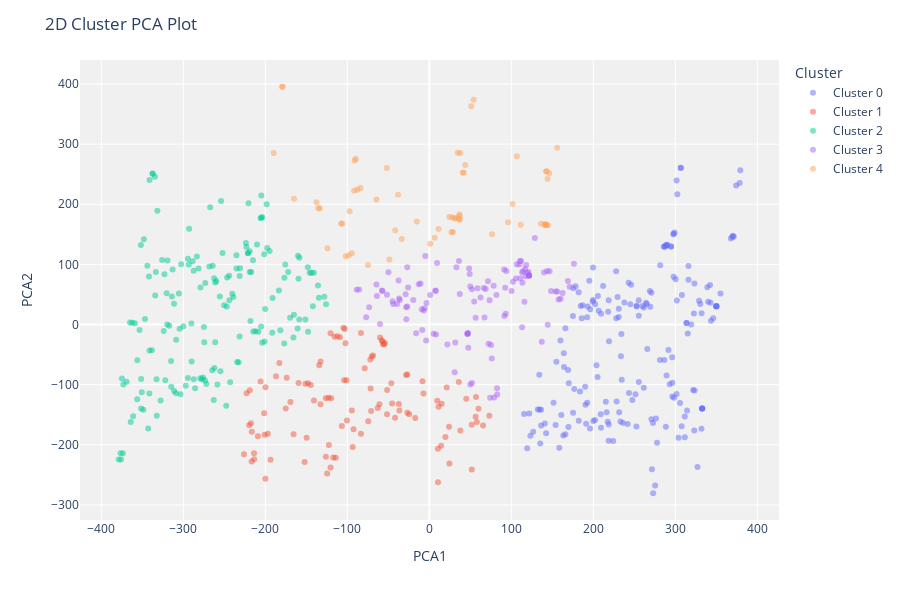

Notebook cell for this chart:
### Code cell
plot_model(kmeans)

### Figure 1 — Plotly figure (JSON) as saved in the notebook; plotly's stock layout.template omitted (floating-point values rounded to 4 significant figures; data arrays with more than 128 entries replaced by an {"elided": "..."} marker saying what was removed)
{"data": [{"customdata": {"elided": "187x1 int values"}, "hovertemplate": "Cluster=Cluster 0<br>PCA1=%{x}<br>PCA2=%{y}<br>Feature=%{customdata[0]}<extra></extra>", "legendgroup": "Cluster 0", "marker": {"color": "#636efa", "opacity": 0.5, "symbol": "circle"}, "mode": "markers", "name": "Cluster 0", "orientation": "v", "showlegend": true, "textposition": "top center", "type": "scatter", "x": {"elided": "187 float values"}, "xaxis": "x", "y": {"elided": "187 float values"}, "yaxis": "y"}, {"customdata": [[6], [3], [345], [null], [259], [null], [null], [573], [231], [333], [null], [236], [335], [null], [419], [2], [51], [240], [413], [246], [260], [416], [422], [42], [265], [564], [301], [null], [299], [561], [null], [null], [null], [294], [558], [370], [27], [null], [401], [556], [285], [14], [13], [386], [550], [318], [null], [362], [570], [393], [563], [6], [397], [null], [533], [534], [null], [133], [447], [136], [451], [140], [453], [188], [141], [511], [143], [94], [null], [456], [181], [null], [178], [460], [466], [155], [156], [505], [158], [162], [132], [163], [508], [166], [null], [461], [172], [474], [164], [445], [194], [null], [null], [201], [102], [215], [128], [208], [526], [531], [65], [117], [217], [61], [445], [204], [null], [null]], "hovertemplate": "Cluster=Cluster 1<br>PCA1=%{x}<br>PCA2=%{y}<br>Feature=%{customdata[0]}<extra></extra>", "legendgroup": "Cluster 1", "marker": {"color": "#EF553B", "opacity": 0.5, "symbol": "circle"}, "mode": "markers", "name": "Cluster 1", "orientation": "v", "showlegend": true, "textposition": "top center", "type": "scatter", "x": [-216.7, 45.08, -199.8, -117.2, -222.8, -26.89, -219.6, -187.0, -126.2, -216.4, -120.4, -101.0, -102.2, 35.92, -165.6, -122.8, -41.76, 73.18, -175.1, 10.6, -46.37, -173.8, 10.5, -45.33, -17.17, -94.44, -218.9, 24.53, -201.5, -213.6, -134.3, -57.01, -108.9, -151.0, -71.92, 15.03, -104.6, -103.2, -60.82, -152.1, -205.8, -71.57, -51.6, -60.13, 56.52, -74.45, -37.14, -200.8, -36.49, -68.71, -119.7, -70.94, -120.4, -140.7, -54.01, -115.6, 37.86, -83.33, 24.07, 51.8, 11.24, -122.5, -106.7, -55.35, -149.6, -124.5, 59.98, -7.142, -70.07, -132.5, -78.8, -147.9, -103.9, -28.27, -159.4, -111.9, 51.7, -93.49, -144.5, -193.6, -200.0, -92.4, 57.91, -114.1, -83.35, 56.91, -213.7, -196.9, -26.77, 9.667, 65.49, -182.9, 14.41, -209.0, -24.57, -56.3, -226.0, 21.19, -100.4, -217.5, -57.97, -126.1, -169.4, -51.45, -8.352, 19.61, -62.93, -132.7], "xaxis": "x", "y": [-227.6, -123.4, -104.4, -221.3, -114.2, -82.93, -167.3, -85.89, -122.5, -178.3, -14.47, -92.5, -31.29, -95.48, -182.5, -121.8, -155.1, -151.8, -139.5, -262.2, -97.83, -88.5, -206.5, -131.4, -155.2, -143.0, -109.4, -231.2, -147.7, -223.8, -67.74, -27.59, -21.11, -98.47, -58.09, -131.6, -5.506, -7.538, -132.4, -228.7, -94.93, -106.2, -149.0, -21.63, -153.2, -160.7, -132.1, -183.3, -143.0, -51.55, -122.6, -143.9, -237.7, -126.2, -30.6, -20.29, -176.0, -14.11, -170.2, -241.0, -136.5, -200.2, -168.8, -32.94, -188.3, -247.8, -140.2, -114.6, -53.07, -61.63, -72.75, -97.68, -92.61, -83.82, -97.16, -19.52, -166.8, -203.6, -100.7, -225.0, -256.6, -174.2, -162.2, -221.7, -181.7, -120.6, -214.2, -181.6, -146.8, -126.7, -167.9, -64.08, -201.7, -185.8, -149.0, -32.94, -215.6, -104.8, -159.4, -164.0, -26.63, -219.8, -128.8, -109.0, -94.41, -187.1, -138.6, -132.6], "yaxis": "y"}, {"customdata": {"elided": "165x1 int values"}, "hovertemplate": "Cluster=Cluster 2<br>PCA1=%{x}<br>PCA2=%{y}<br>Feature=%{customdata[0]}<extra></extra>", "legendgroup": "Cluster 2", "marker": {"color": "#00cc96", "opacity": 0.5, "symbol": "circle"}, "mode": "markers", "name": "Cluster 2", "orientation": "v", "showlegend": true, "textposition": "top center", "type": "scatter", "x": {"elided": "165 float values"}, "xaxis": "x", "y": {"elided": "165 float values"}, "yaxis": "y"}, {"customdata": [[124], [23], [null], [123], [66], [null], [479], [479], [137], [142], [146], [null], [148], [8], [575], [null], [467], [21], [15], [107], [559], [528], [524], [522], [64], [62], [515], [74], [null], [57], [161], [null], [506], [87], [504], [116], [543], [93], [96], [41], [547], [548], [null], [551], [null], [495], [104], [492], [108], [null], [null], [503], [83], [458], [273], [310], [267], [367], [null], [258], [257], [372], [255], [253], [249], [366], [377], [null], [323], [254], [237], [308], [373], [300], [381], [null], [297], [289], [284], [389], [376], [384], [282], [386], [304], [null], [null], [384], [230], [null], [null], [195], [446], [351], [325], [452], [187], [null], [326], [207], [212], [null], [null], [212], [181], [425], [171], [427], [434], [null], [173], [176], [224], [221], [339], [174], [332]], "hovertemplate": "Cluster=Cluster 3<br>PCA1=%{x}<br>PCA2=%{y}<br>Feature=%{customdata[0]}<extra></extra>", "legendgroup": "Cluster 3", "marker": {"color": "#ab63fa", "opacity": 0.5, "symbol": "circle"}, "mode": "markers", "name": "Cluster 3", "orientation": "v", "showlegend": true, "textposition": "top center", "type": "scatter", "x": [49.89, 67.26, -9.245, -63.89, 143.7, -26.94, 176.4, -25.9, -44.0, -19.6, -39.24, 93.93, -49.86, 72.23, -5.715, 33.03, 73.5, 79.0, 8.037, 0.9829, -6.766, 121.6, -85.56, 162.5, 153.9, 144.4, 91.27, 9.402, 62.42, 74.12, -28.26, 31.63, 114.5, 92.53, 37.14, -57.14, 36.16, 116.0, 78.49, 111.0, 47.52, 7.077, 137.1, 93.24, 22.01, 105.6, 110.6, 111.8, 49.92, -51.66, 139.9, 54.73, 117.5, 157.7, -36.07, 113.5, 51.96, 75.3, 155.9, -76.98, -88.53, -64.49, 91.43, 160.0, 121.6, -57.75, 169.0, -28.01, -26.89, 68.77, 46.55, -10.69, 148.5, 5.264, -36.8, -37.5, -12.84, 49.24, 71.55, 52.07, 113.2, 121.6, 66.48, -4.854, 116.8, 100.3, 146.6, 121.6, 82.82, 113.1, -73.4, -3.883, -3.347, 58.84, 81.9, 128.7, -60.16, 171.1, 120.8, 118.1, -16.11, 119.7, -8.591, 47.17, -28.88, 109.9, 76.15, 102.0, 56.45, 46.61, 82.6, 30.89, -44.84, 8.135, 48.56, 46.49, 106.7], "xaxis": "x", "y": [63.21, 11.69, 25.32, 47.5, 89.16, 95.21, 101.2, 61.62, 34.19, 40.91, 34.17, 88.97, 87.14, -32.1, 27.27, 95.23, 40.51, -121.4, 56.36, 49.01, 23.34, 81.63, 58.33, 52.28, 55.13, -0.5254, 91.69, 102.1, 44.83, -121.6, 28.74, -29.91, 88.51, 61.21, 50.8, 55.57, 105.5, 37.83, 64.44, 77.14, -38.77, 56.38, -28.65, 17.88, -33.4, 76.55, 105.4, 105.7, -99.76, 49.47, 86.54, 38.26, 80.35, 41.64, 40.91, 69.32, -97.22, -34.02, 54.94, 12.13, 57.82, 66.59, 14.36, 42.94, 81.63, 56.64, 72.52, 8.871, 30.16, 59.19, -15.35, 68.26, 55.96, -15.49, 43.25, 73.16, 66.96, 84.08, 71.8, 58.73, 86.98, 81.63, 60.88, 113.9, 92.54, 55.69, 88.53, 81.63, -116.2, -4.688, 28.69, -26.55, 35.61, 60.23, 49.09, 143.8, 1.015, 62.96, 87.45, 99.17, -14.32, 85.85, -9.146, -13.92, 50.15, 99.67, -56.63, 71.33, 11.14, -15.45, -105.8, -79.51, 38.69, -16.62, 93.18, -15.26, 100.3], "yaxis": "y"}, {"customdata": [[336], [337], [7], [541], [308], [359], [9], [10], [549], [329], [null], [32], [555], [17], [555], [365], [319], [356], [null], [562], [38], [309], [463], [380], [103], [null], [null], [109], [428], [120], [206], [null], [null], [199], [196], [null], [450], [150], [183], [342], [200], [238], [243], [null], [55], [530], [525], [523], [68], [null], [null], [462], [516], [272], [null], [null], [76], [80], [399], [252], [94], [538], [341]], "hovertemplate": "Cluster=Cluster 4<br>PCA1=%{x}<br>PCA2=%{y}<br>Feature=%{customdata[0]}<extra></extra>", "legendgroup": "Cluster 4", "marker": {"color": "#FFA15A", "opacity": 0.5, "symbol": "circle"}, "mode": "markers", "name": "Cluster 4", "orientation": "v", "showlegend": true, "textposition": "top center", "type": "scatter", "x": [-33.62, 40.59, -15.26, 141.3, -179.4, -64.56, 156.0, -48.75, -106.2, -189.8, -91.69, 95.94, 142.3, 142.7, 31.99, 36.75, 36.64, -94.43, 1.18, 6.59, 28.79, 41.88, 36.17, 146.2, 34.6, 37.74, 76.44, 144.7, -97.22, 106.7, 143.1, -107.6, -87.89, 11.28, -51.9, 111.4, 54.04, 24.33, -38.15, 136.1, 27.06, -91.09, -101.9, 144.2, -165.0, 27.86, -124.2, -74.76, -89.75, 101.5, 140.7, 30.93, -179.1, -133.4, -41.63, 142.4, -137.6, 43.78, 37.26, -98.17, -135.4, -84.01, 51.16], "xaxis": "x", "y": [142.0, 252.9, 171.5, 167.1, 395.4, 207.8, 294.1, 108.2, 167.5, 285.4, 222.6, 170.0, 166.1, 165.4, 177.3, 183.0, 180.4, 118.5, 134.2, 144.2, 153.8, 252.4, 175.6, 251.7, 285.7, 285.3, 150.0, 165.2, 188.3, 280.0, 254.7, 168.0, 224.0, 158.7, 260.2, 166.0, 374.0, 178.8, 215.9, 167.5, 153.7, 272.6, 113.6, 241.9, 209.3, 178.4, 126.8, 98.92, 275.5, 200.4, 165.6, 176.1, 395.2, 193.4, 156.9, 254.6, 203.2, 265.1, 174.2, 115.3, 193.5, 227.0, 362.9], "yaxis": "y"}], "layout": {"height": 600, "legend": {"title": {"text": "Cluster"}, "tracegroupgap": 0}, "margin": {"t": 60}, "plot_bgcolor": "rgb(240,240,240)", "title": {"text": "2D Cluster PCA Plot"}, "xaxis": {"anchor": "y", "domain": [0, 1], "title": {"text": "PCA1"}}, "yaxis": {"anchor": "x", "domain": [0, 1], "title": {"text": "PCA2"}}}}
